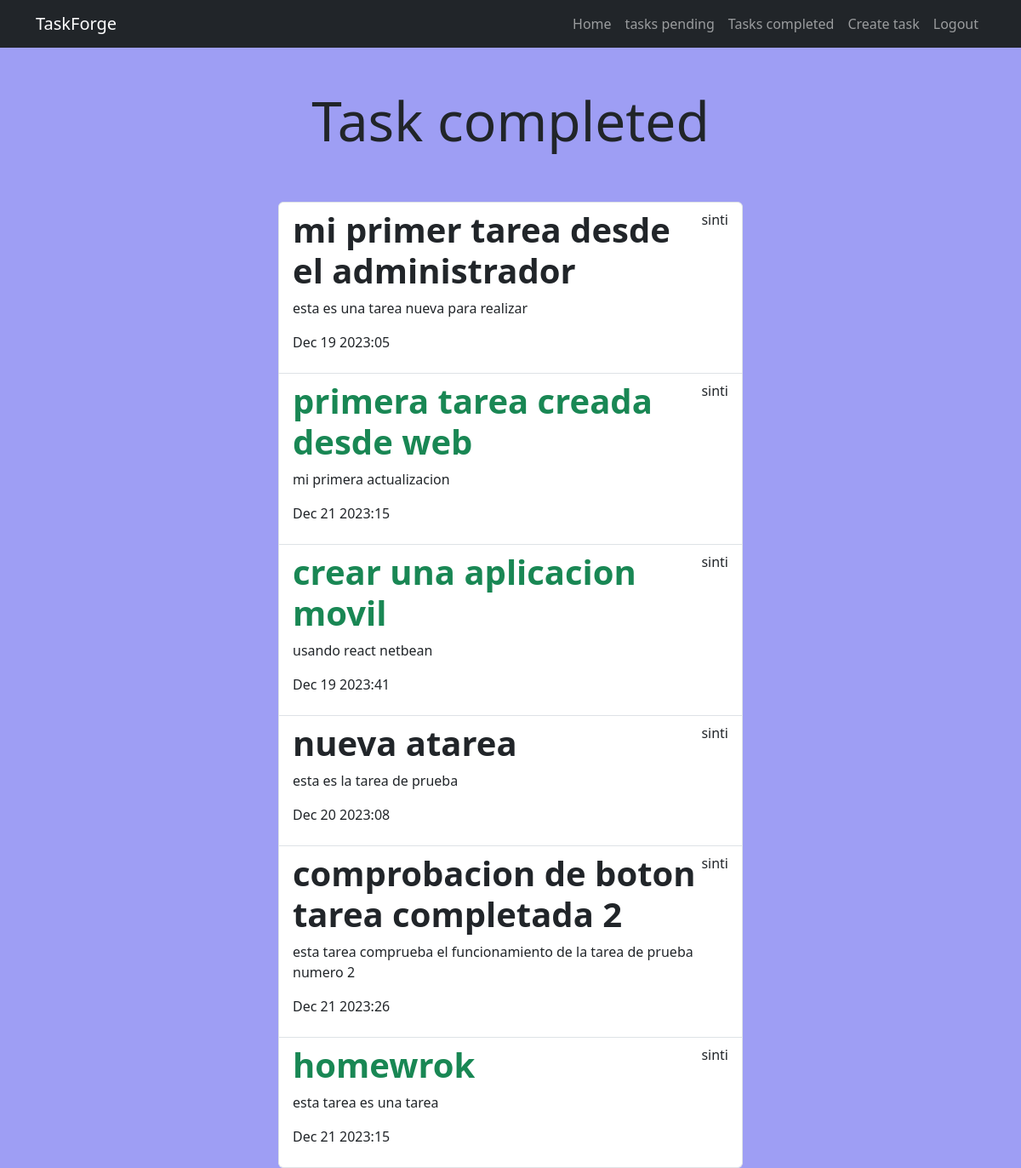
Page /tasks_completed/ (signed in) on the committed database.
### tasks/models.py (models this page shows, shortened)
class Task (models.Model):
    title=models.CharField(max_length=100)
    description=models.TextField(blank=True)
    created=models.DateTimeField(auto_now_add=True)
    datecompleted=models.DateTimeField(null=True, blank=True)
    important=models.BooleanField(default=False)
    user=models.ForeignKey(User, on_delete=models.CASCADE)

### tasks/views.py (the view)
# urls.py: path('tasks_completed/',views.tasks_completed, name="tasks_completed"),
@csrf_protect
@login_required
def tasks_completed(request):
    tasks=Task.objects.filter(user=request.user, datecompleted__isnull=False).order_by
    ('-datecompleted')
    return render (request, 'task.html',{'tasks': tasks, 'title':'Task completed'})

### tasks/templates/task.html
{% extends 'base.html' %}
{% block content %}
<main class="container">
<div class="row">
<div class="col-md-6 offset-md-3">
<h1 class="text-center display-3 py-5 "><strong>{{title}}</strong></h1>
<ul class="list-group">
    {% for task in tasks %}
    <a class="list-group-item" href="{% url 'task_detail' task.id %}">
      <header class="d-flex justify-content-between">
        {% if task.important %}
        <h1 class="fw-bold text-success">{{task.title}}</h1>
        {% else %}
        <h1 class="fw-bold ">{{task.title}}</h1>
        {% endif %}
        <p>{{task.user.username}}</p>
        </header>
          <p>{{task.description}}</p>
          <p> {{task.datecompleted|date:'M j Y:i'}}</p>
    </a>
    {% endfor %}
</ul>
</div>
</div>
</main>
{% endblock %}

### tasks/templates/base.html (shortened to what this page needs)
{% load static %}
<!DOCTYPE html>
<html>
    <head>
        <link rel="stylesheet" href='https://cdn.jsdelivr.net/npm/bootstrap@5.3.2/dist/css/bootstrap.min.css'>
        <link rel="stylesheet" href='{% static 'style.css' %}'>
    </head>
    <body>
        <nav class="navbar navbar-expand-lg bg-dark navbar-dark">
            <div class="container">
              <a class="navbar-brand" href="/">TaskForge</a>
              <div class="collapse navbar-collapse" id="navbarNav">
                <ul class="navbar-nav ms-auto">
                    <li class="nav-item">
                        <a href="/" class="nav-link ">Home</a>
                    </li>
                    {% if user.is_authenticated %}
                    <li class="nav-item">
                        <a href="{% url 'tasks' %}" class="nav-link">tasks pending</a>
                    </li>
                    <li class="nav-item">
                        <a href="{% url 'tasks_completed' %}" class="nav-link ">Tasks completed</a>
                    </li>
                    <li class="nav-item">
                        <a href="/tasks/create" class="nav-link">Create task </a>
                    </li>
                    <li class="nav-item">
                        <a href="/logout" class="nav-link ">Logout</a>
                    </li>
                    {% endif %}
                </ul>
              </div>
            </div>
          </nav>
        {% block content%}
        {% endblock%}
    </body>
</html>

### tasks/static/style.css (style rules this page uses)
body { background-color:rgb(158, 158, 244); }

### rows in the picture
Task: title "mi primer tarea desde el administrador", user.username "sinti", description "esta es una tarea nueva para realizar", datecompleted "Dec 19 2023:05"
Task: title "primera tarea creada desde web", user.username "sinti", description "mi primera actualizacion", datecompleted "Dec 21 2023:15"
Task: title "crear una aplicacion movil", user.username "sinti", description "usando react netbean", datecompleted "Dec 19 2023:41"
Task: title "nueva atarea", user.username "sinti", description "esta es la tarea de prueba", datecompleted "Dec 20 2023:08"
Task: title "comprobacion de boton tarea completada 2", user.username "sinti", description "esta tarea comprueba el funcionamiento de la tarea de prueba numero 2", datecompleted "Dec 21 2023:26"
Task: title "homewrok", user.username "sinti", description "esta tarea es una tarea", datecompleted "Dec 21 2023:15"

### other values in the picture
{{ title }} "Task completed"
